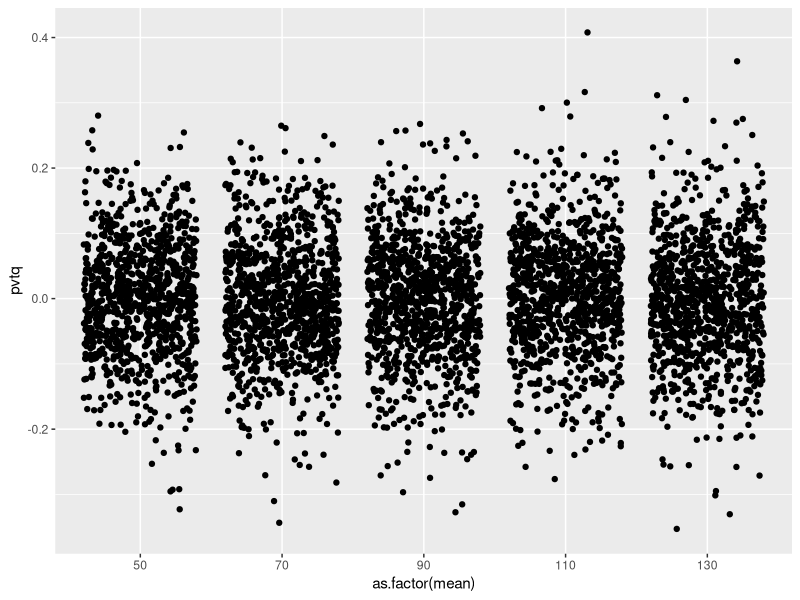
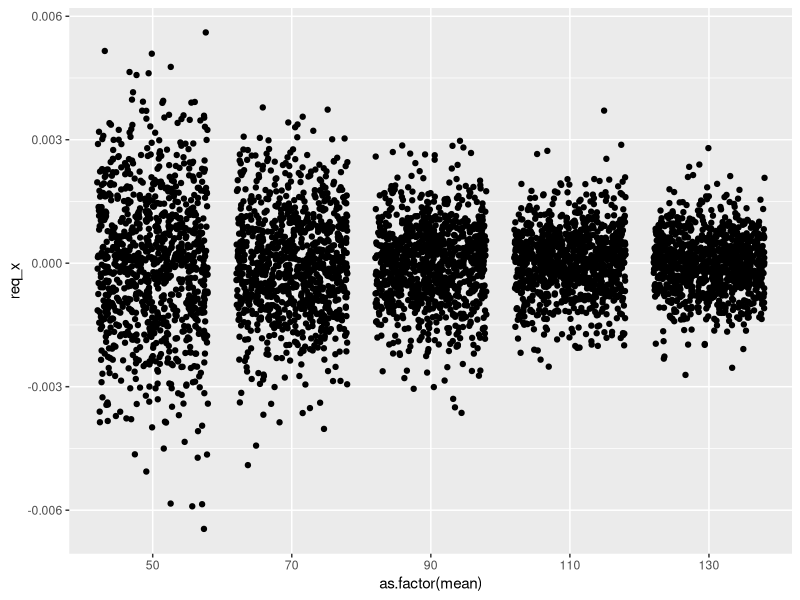
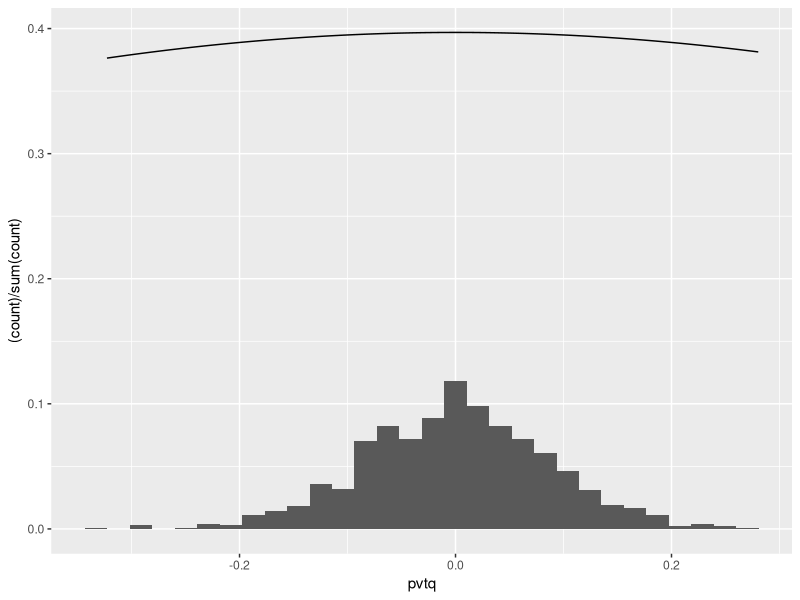
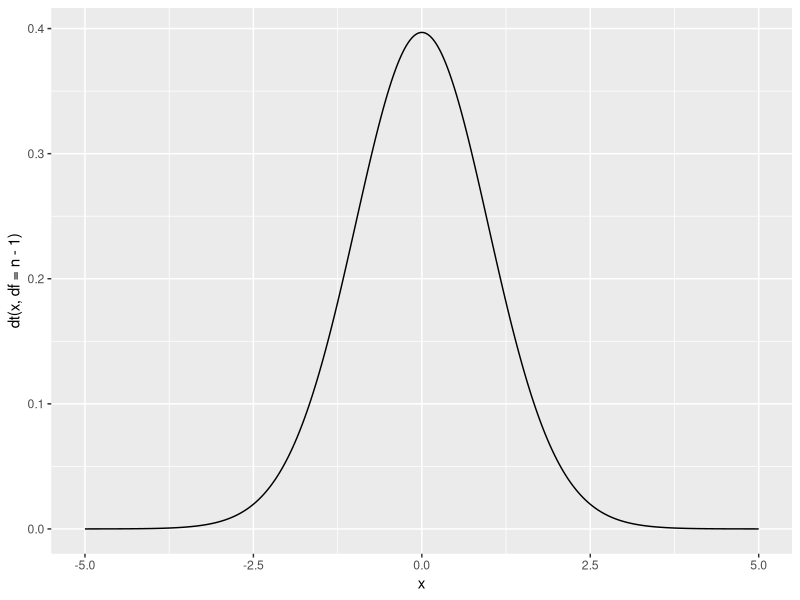

Here is the R script that generated these plots, in order:
library(ggplot2)  # For ggplot
library(stats4)   # For mle
library(numDeriv) # For grad
library(plyr)     # For ddply

##############################################################################################
# Interval estimation method I - Exact approach
# Pivotal quantative
#
# LNp.8-78
# Suppose that X1, ..., Xn are i.i.d. ~ Normal(mean, variance).
#
# The estimator of mean:            sample_mean
# The standard error of mean      : sqrt(sample_variance/n)
# The pivotable quantitive of mean: sqrt(n) * (sample_mean - mean) / sample_variance ~ t(n-1)
##############################################################################################
# The pivotal quantative of mean
# This is t(n-1) distribution
mean.pvtq <- function(x, mean) {
    n <- length(x)
    sample_mean <- mean(x)
    sample_var <- var(x)
    sqrt(n) * (sample_mean - mean) / sample_var
}

# Generate Normal random number to produce many pivot quantative to observe if it fits T
# distribution
n <- 50
data <- NULL
for( mean in c(50, 70, 90, 110, 130) ) {
    pvtq <- NULL
    for( i in c(1:1000)){
        x <- rnorm(n, mean=mean, sd=12)
        pvtq <- c(pvtq, mean.pvtq(x, mean))
    }
    this_data <- data.frame(mean=mean, pvtq=pvtq)
    data <- rbind(data, this_data)
}
data$req_x <- data$pvtq / data$mean
head(data)
ddply(data, ~mean, summarize, count=length(pvtq))

# Plot pivotal quantative of all different mean LNp.8-78
ggplot(data, aes(x=as.factor(mean), y=pvtq)) + geom_jitter()

# Plot the band concept LNp.8-78
ggplot(data, aes(x=as.factor(mean), y=req_x)) + geom_jitter()

# Plot pivotal quantative of mean
ggplot(data[data$mean==50,], aes(x=pvtq)) + geom_histogram(aes(y = (..count..)/sum(..count..))) + stat_function(fun=dt, args=list(df=50-1))

# Plot T distribution
ggplot(data.frame(x=seq(-5, 5, 0.01)), aes(x=x, y=dt(x, df=n-1))) + geom_line() #+ stat_function(fun=dt, args=list(df=n-1))

# For get the quantile for 0.05 of T distribution
(a <- qt(0.025, df=n-1))
(b <- qt(0.975, df=n-1))

# Calculate the 95% confidence interval of mean
x <- rnorm(n, mean=90, sd=12)
(lower_bound <- -1 * a * var(x) / sqrt(n)) + mean(x)
(upper_bound <- -1 * b * var(x) / sqrt(n)) + mean(x)

# Comparing with the mean estimate and its standard error
mean(x)
sqrt(var(x)/n)
